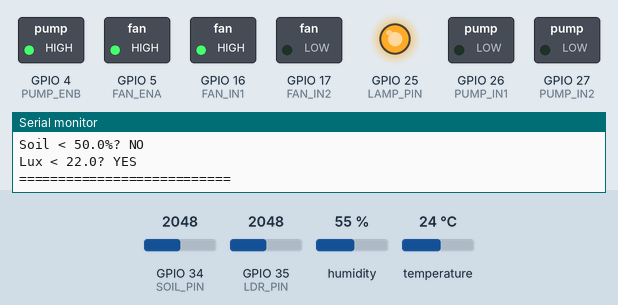
Bench run of a sketch on a simulated ESP32. Parts: switched loads named in the sketch (green lamp = pin HIGH), output pins drawn as LEDs (lit = HIGH), the last lines printed to the serial monitor. Inputs (shaded band) come from the test bench; at power-on: humidity 55 %, GPIO 34 (SOIL_PIN) = 2048, GPIO 35 (LDR_PIN) = 2048, temperature 24 °C. WiFi joins after 1.5 s; servers stay silent unless stated; the Firebase database answers and starts empty.

Above: at 3.7 s.
3.8 s: humidity set to 69 %
6.9 s: humidity set to 72 %
At 8.9 s:
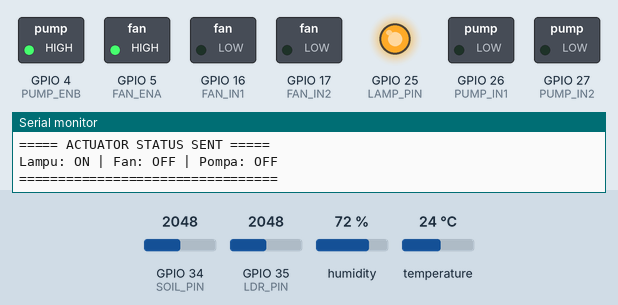
9.7 s: GPIO 34 (SOIL_PIN) set to 2162
At 11.8 s:
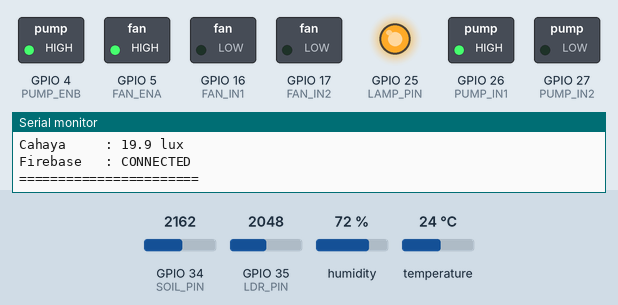
12.1 s: GPIO 35 (LDR_PIN) set to 2163
At 13.5 s:
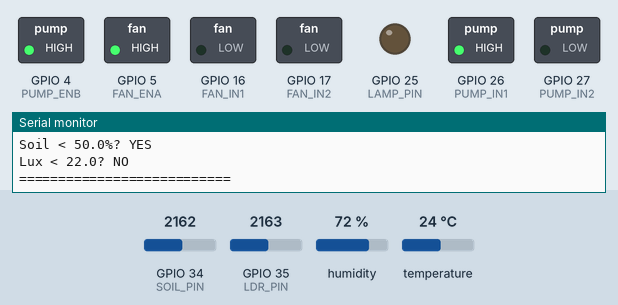
14.6 s: temperature set to 33 °C
At 16.3 s:
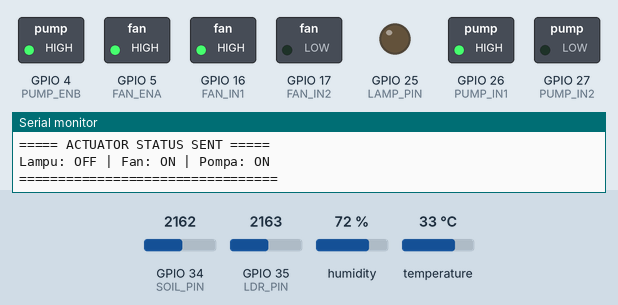
17.0 s: GPIO 34 (SOIL_PIN) set to 1228
At 19.2 s:
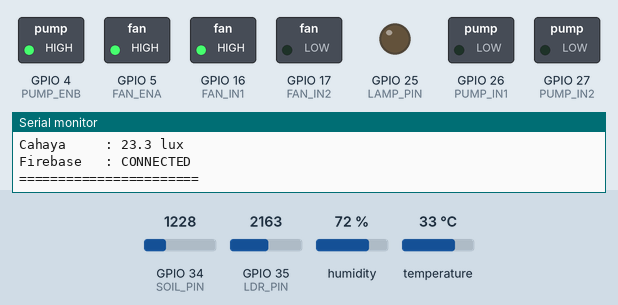
Timing chart, 0 to 20.5 s (numbered marks = the images above; inputs shaded):
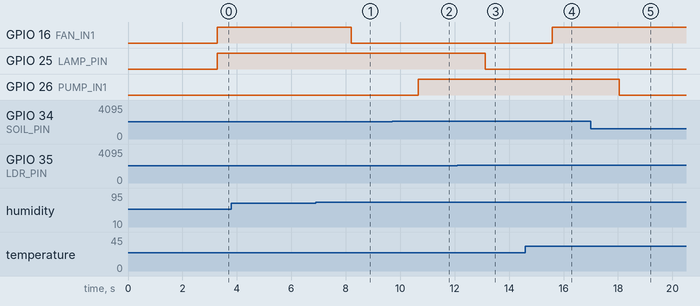

The sketch:

esp32-iot-dashboard-REALTIME.ino
```cpp
/**
 * IoT Dashboard - ESP32 Firmware (OPTIMIZED)
 *
 * Sesuai dengan Firebase structure di website:
 * - Sensor data: /sensors/{key}/current
 * - Time series: /sensors/{key}/series
 * - Actuator commands: /actuators/{key}/command
 * - System mode: /system/mode
 *
 * UPDATED: Sensor data dikirim SETIAP 1 DETIK (bukan 1 menit)
 * Compatible dengan: Website React Dashboard (Real-time mode)
 */

#include <WiFi.h>
#include <Firebase_ESP_Client.h>
#include "addons/TokenHelper.h"
#include "addons/RTDBHelper.h"
#include <DHT.h>

// =======================
//   WIFI & FIREBASE
// =======================
#define WIFI_SSID     "F6"
#define WIFI_PASSWORD "kodok321"

#define API_KEY       "AIzaSyCH2L80uoizUUNN6hbvnbhoFBkfesEeHH0"
#define DATABASE_URL  "https://iot-dashboard-ca956-default-rtdb.asia-southeast1.firebasedatabase.app"

FirebaseData fbdo;
FirebaseAuth auth;
FirebaseConfig config;

// =======================
//   PIN SENSOR
// =======================
#define DHTPIN   23
#define DHTTYPE  DHT22
#define SOIL_PIN 34
#define LDR_PIN  35
DHT dht(DHTPIN, DHTTYPE);

// =======================
//  KALIBRASI SENSOR
// =======================
int airValue   = 3000;
int waterValue = 1200;
float Rfixed = 10000.0;

// =======================
//   PIN AKTUATOR
// =======================
#define FAN_IN1   16
#define FAN_IN2   17
#define FAN_ENA   5

#define PUMP_IN1  26
#define PUMP_IN2  27
#define PUMP_ENB  4

#define LAMP_PIN  25

// =======================
//   BATAS AUTO MODE
// =======================
const float TEMP_HIGH        = 32.0;
const float HUMID_LOW        = 71.0;
const float SOIL_LOW_PERCENT = 50.0;
const float LUX_LOW          = 22.0;

// =======================
//   TIMER & STATE (OPTIMIZED)
// =======================
unsigned long lastSensorSend = 0;
unsigned long lastCommandRead = 0;
unsigned long lastSeriesSave = 0;

// UPDATED: 1 detik untuk real-time yang smooth
const unsigned long SENSOR_INTERVAL = 1000;       // 1 DETIK (sebelumnya 60000)
const unsigned long COMMAND_INTERVAL = 1000;      // 1 DETIK untuk instant response
const unsigned long SERIES_INTERVAL = 60000;      // Tetap 1 menit untuk history

// Current state
bool fanOn = false;
bool pumpOn = false;
bool lampOn = false;
String currentMode = "AUTO";

// Cache untuk debouncing command reads
long lastModeChangeTime = 0;
const unsigned long MODE_CHANGE_DEBOUNCE = 500; // 500ms debounce

// =======================
//   FUNGSI AKTUATOR
// =======================
void setFan(bool on) {
  digitalWrite(FAN_IN1, on ? HIGH : LOW);
  digitalWrite(FAN_IN2, LOW);
  digitalWrite(FAN_ENA, HIGH);
  fanOn = on;
}

void setPump(bool on) {
  digitalWrite(PUMP_IN1, on ? HIGH : LOW);
  digitalWrite(PUMP_IN2, LOW);
  digitalWrite(PUMP_ENB, HIGH);
  pumpOn = on;
}

void setLamp(bool on) {
  digitalWrite(LAMP_PIN, on ? HIGH : LOW);
  lampOn = on;
}

// =======================
//   BACA & KIRIM SENSOR
// =======================
void readAndSendSensors(unsigned long now) {
  // ======== BACA SENSOR ========
  float h = dht.readHumidity();
  float t = dht.readTemperature();
  if (isnan(h) || isnan(t)) {
    h = 0;
    t = 0;
  }

  int soilRaw = analogRead(SOIL_PIN);
  float soilPercent = map(constrain(soilRaw, waterValue, airValue), waterValue, airValue, 100, 0);
  soilPercent = constrain(soilPercent, 0, 100);

  int ldrRaw = analogRead(LDR_PIN);
  float Vout = ldrRaw * (3.3 / 4095.0);
  Vout = constrain(Vout, 0.01, 3.29);
  float Rldr = (3.3 - Vout) * Rfixed / Vout;
  float R_k = max(Rldr / 1000.0, 0.1);
  float lux = 500.0 / pow(R_k, 1.4);

  // Timestamp saat ini (milliseconds)
  unsigned long timestamp = millis();

  // ======== KIRIM SENSOR CURRENT KE FIREBASE (SETIAP 1 DETIK) ========
  if (Firebase.ready()) {
    FirebaseJson json_temp;
    json_temp.set("value", t);
    json_temp.set("timestamp", timestamp);
    Firebase.RTDB.setJSON(&fbdo, "/sensors/airTemp/current", &json_temp);

    FirebaseJson json_humid;
    json_humid.set("value", h);
    json_humid.set("timestamp", timestamp);
    Firebase.RTDB.setJSON(&fbdo, "/sensors/airHumidity/current", &json_humid);

    FirebaseJson json_soil;
    json_soil.set("value", soilPercent);
    json_soil.set("timestamp", timestamp);
    Firebase.RTDB.setJSON(&fbdo, "/sensors/soilMoisture/current", &json_soil);

    FirebaseJson json_light;
    json_light.set("value", lux);
    json_light.set("timestamp", timestamp);
    Firebase.RTDB.setJSON(&fbdo, "/sensors/light/current", &json_light);

    // ======== KIRIM SERIES DATA (SETIAP 1 MENIT) ========
    if (now - lastSeriesSave >= SERIES_INTERVAL) {
      FirebaseJson series_temp;
      series_temp.set("value", t);
      series_temp.set("timestamp", timestamp);
      Firebase.RTDB.setJSON(&fbdo, "/sensors/airTemp/series/" + String(timestamp), &series_temp);

      FirebaseJson series_humid;
      series_humid.set("value", h);
      series_humid.set("timestamp", timestamp);
      Firebase.RTDB.setJSON(&fbdo, "/sensors/airHumidity/series/" + String(timestamp), &series_humid);

      FirebaseJson series_soil;
      series_soil.set("value", soilPercent);
      series_soil.set("timestamp", timestamp);
      Firebase.RTDB.setJSON(&fbdo, "/sensors/soilMoisture/series/" + String(timestamp), &series_soil);

      FirebaseJson series_light;
      series_light.set("value", lux);
      series_light.set("timestamp", timestamp);
      Firebase.RTDB.setJSON(&fbdo, "/sensors/light/series/" + String(timestamp), &series_light);

      lastSeriesSave = now;
    }
  }

  // ======== DEBUG SERIAL (ALWAYS PRINT) ========
  Serial.println("===== SENSOR DATA =====");
  Serial.printf("Suhu       : %.1f °C\n", t);
  Serial.printf("Kelembapan : %.1f %%\n", h);
  Serial.printf("Tanah      : %.1f %%\n", soilPercent);
  Serial.printf("Cahaya     : %.1f lux\n", lux);
  Serial.printf("Firebase   : %s\n", Firebase.ready() ? "CONNECTED" : "OFFLINE");
  Serial.println("=======================\n");
}

// =======================
//   BACA MODE & COMMAND
// =======================
void readModeAndCommands() {
  // ======== BACA MODE (dengan debounce) ========
  // Path: /system/mode
  Firebase.RTDB.getString(&fbdo, "/system/mode");
  if (fbdo.stringData() != "") {
    String newMode = fbdo.stringData();
    // Jika mode berubah, log info
    if (newMode != currentMode && (millis() - lastModeChangeTime) > MODE_CHANGE_DEBOUNCE) {
      Serial.printf("Mode changed: %s -> %s\n", currentMode.c_str(), newMode.c_str());
      currentMode = newMode;
      lastModeChangeTime = millis();
    }
  }

  if (currentMode == "MANUAL") {
    // ======== MODE MANUAL - BACA COMMAND (INSTANT) ========
    // Path: /actuators/{key}/command
    // Format: { isOn: boolean, timestamp: number }

    bool mLamp = false, mFan = false, mPump = false;

    // Baca Lamp command
    if (Firebase.RTDB.getJSON(&fbdo, "/actuators/lamp/command")) {
      FirebaseJson json = fbdo.to<FirebaseJson>();
      FirebaseJsonData result;
      json.get(result, "isOn");
      if (result.success) {
        mLamp = (result.stringValue == String("true"));
      }
    }

    // Baca Fan command
    if (Firebase.RTDB.getJSON(&fbdo, "/actuators/fan/command")) {
      FirebaseJson json = fbdo.to<FirebaseJson>();
      FirebaseJsonData result;
      json.get(result, "isOn");
      if (result.success) {
        mFan = (result.stringValue == String("true"));
      }
    }

    // Baca Pump command
    if (Firebase.RTDB.getJSON(&fbdo, "/actuators/pump/command")) {
      FirebaseJson json = fbdo.to<FirebaseJson>();
      FirebaseJsonData result;
      json.get(result, "isOn");
      if (result.success) {
        mPump = (result.stringValue == String("true"));
      }
    }

    // Execute commands immediately
    setLamp(mLamp);
    setFan(mFan);
    setPump(mPump);

    Serial.println("===== MANUAL MODE - COMMAND EXECUTED =====");
    Serial.printf("Lampu: %s | Fan: %s | Pompa: %s\n",
      mLamp ? "ON" : "OFF",
      mFan ? "ON" : "OFF",
      mPump ? "ON" : "OFF"
    );
  }
}

// =======================
//   AUTO MODE LOGIC
// =======================
void autoModeLogic() {
  // Baca sensor terbaru
  float h = dht.readHumidity();
  float t = dht.readTemperature();
  if (isnan(h) || isnan(t)) { h = 0; t = 0; }

  int soilRaw = analogRead(SOIL_PIN);
  float soilPercent = map(constrain(soilRaw, waterValue, airValue), waterValue, airValue, 100, 0);
  soilPercent = constrain(soilPercent, 0, 100);

  int ldrRaw = analogRead(LDR_PIN);
  float Vout = ldrRaw * (3.3 / 4095.0);
  Vout = constrain(Vout, 0.01, 3.29);
  float Rldr = (3.3 - Vout) * Rfixed / Vout;
  float R_k = max(Rldr / 1000.0, 0.1);
  float lux = 500.0 / pow(R_k, 1.4);

  // ======== LOGIKA AUTO ========
  bool fanAutoOn  = (t > TEMP_HIGH || h < HUMID_LOW);
  bool pumpAutoOn = (soilPercent < SOIL_LOW_PERCENT);
  bool lampAutoOn = (lux < LUX_LOW);

  setFan(fanAutoOn);
  setPump(pumpAutoOn);
  setLamp(lampAutoOn);

  Serial.println("===== AUTO MODE LOGIC =====");
  Serial.printf("Temp > %.1f°C? %s\n", TEMP_HIGH, (t > TEMP_HIGH) ? "YES" : "NO");
  Serial.printf("Humid < %.1f%%? %s\n", HUMID_LOW, (h < HUMID_LOW) ? "YES" : "NO");
  Serial.printf("Soil < %.1f%%? %s\n", SOIL_LOW_PERCENT, (soilPercent < SOIL_LOW_PERCENT) ? "YES" : "NO");
  Serial.printf("Lux < %.1f? %s\n", LUX_LOW, (lux < LUX_LOW) ? "YES" : "NO");
  Serial.println("===========================\n");
}

// =======================
//   KIRIM STATUS AKTUATOR
// =======================
void sendActuatorStatus() {
  // Path: /actuators/{key}/state
  // Format: { isOn: boolean }

  FirebaseJson json_lamp;
  json_lamp.set("isOn", lampOn);
  Firebase.RTDB.setJSON(&fbdo, "/actuators/lamp/state", &json_lamp);

  FirebaseJson json_fan;
  json_fan.set("isOn", fanOn);
  Firebase.RTDB.setJSON(&fbdo, "/actuators/fan/state", &json_fan);

  FirebaseJson json_pump;
  json_pump.set("isOn", pumpOn);
  Firebase.RTDB.setJSON(&fbdo, "/actuators/pump/state", &json_pump);

  Serial.println("===== ACTUATOR STATUS SENT =====");
  Serial.printf("Lampu: %s | Fan: %s | Pompa: %s\n",
    lampOn ? "ON" : "OFF",
    fanOn ? "ON" : "OFF",
    pumpOn ? "ON" : "OFF"
  );
  Serial.println("=================================\n");
}

// =======================
//        SETUP
// =======================
void setup() {
  Serial.begin(115200);
  delay(1000);
  Serial.println("\n\n===== ESP32 IoT Dashboard Starting =====");
  Serial.println("Mode: REAL-TIME (1 second updates)");
  Serial.println("======================================\n");

  dht.begin();

  // Setup Pin Outputs
  pinMode(FAN_IN1, OUTPUT);
  pinMode(FAN_IN2, OUTPUT);
  pinMode(FAN_ENA, OUTPUT);

  pinMode(PUMP_IN1, OUTPUT);
  pinMode(PUMP_IN2, OUTPUT);
  pinMode(PUMP_ENB, OUTPUT);

  pinMode(LAMP_PIN, OUTPUT);

  // Inisial State
  setFan(false);
  setPump(false);
  setLamp(false);

  // -------- WIFI ---------
  WiFi.begin(WIFI_SSID, WIFI_PASSWORD);
  Serial.print("Connecting to WiFi");
  int wifiRetry = 0;
  while (WiFi.status() != WL_CONNECTED && wifiRetry < 20) {
    delay(300);
    Serial.print(".");
    wifiRetry++;
  }
  Serial.println("\nWiFi Connected!");
  Serial.printf("IP: %s\n\n", WiFi.localIP().toString().c_str());

  // -------- FIREBASE ---------
  Serial.print("Initializing Firebase...");

  config.api_key = API_KEY;
  config.database_url = DATABASE_URL;
  config.timeout.serverResponse = 10 * 1000;

  // Sign up anonymously
  auth.user.email = "";
  auth.user.password = "";

  Firebase.begin(&config, &auth);
  Firebase.reconnectWiFi(true);
  Firebase.setDoubleDigits(2);

  // Tunggu sampe terhubung (dengan timeout)
  unsigned long fbStartTime = millis();
  while (!Firebase.ready() && (millis() - fbStartTime) < 15000) {
    Serial.print(".");
    delay(500);
  }

  Serial.println();
  if (Firebase.ready()) {
    Serial.println("Firebase Connected Successfully!");
  } else {
    Serial.println("Firebase Connection Timeout - retrying in main loop");
  }
  Serial.println("======================================\n");
}

// =======================
//         LOOP (OPTIMIZED)
// =======================
unsigned long lastReconnectAttempt = 0;

void loop() {
  unsigned long now = millis();

  // Try reconnect Firebase setiap 30 detik jika belum ready
  if (!Firebase.ready() && (now - lastReconnectAttempt) > 30000) {
    Serial.println("Attempting Firebase reconnect...");
    Firebase.begin(&config, &auth);
    lastReconnectAttempt = now;
  }

  // ======== SEND SENSOR EVERY 1 SECOND (REAL-TIME) ========
  if (now - lastSensorSend >= SENSOR_INTERVAL) {
    if (Firebase.ready()) {
      readAndSendSensors(now);
      lastSensorSend = now;
    }
    // Skip silent jika Firebase not ready - jangan spam serial
  }

  // ======== READ MODE & COMMANDS EVERY 1 SECOND (INSTANT RESPONSE) ========
  if (now - lastCommandRead >= COMMAND_INTERVAL) {
    if (Firebase.ready()) {
      readModeAndCommands();

      // Jika AUTO mode, jalankan logic auto
      if (currentMode == "AUTO") {
        autoModeLogic();
      }

      // Kirim status aktuator
      sendActuatorStatus();
    }
    lastCommandRead = now;
  }

  // Small delay untuk prevent blocking
  delay(10);
}
```

Measured:
- the behaviour switches between 70 and 71 % on humidity (found by bisection; images 0 and 1)
- the behaviour switches between 2117 and 2118 on GPIO 34 (SOIL_PIN) (found by bisection; images 1 and 2)
- the behaviour switches between 2120 and 2121 on GPIO 35 (LDR_PIN) (found by bisection; images 2 and 3)
- after the input at 6.9 s, GPIO 16 (FAN_IN1): HIGH → LOW after 1.3 s
- after the input at 9.7 s, GPIO 26 (PUMP_IN1): LOW → HIGH after 0.96 s
- after the input at 12.1 s, GPIO 25 (LAMP_PIN): HIGH → LOW after 1.0 s
- after the input at 14.6 s, GPIO 16 (FAN_IN1): LOW → HIGH after 0.98 s
- after the input at 17.0 s, GPIO 26 (PUMP_IN1): HIGH → LOW after 1.0 s
